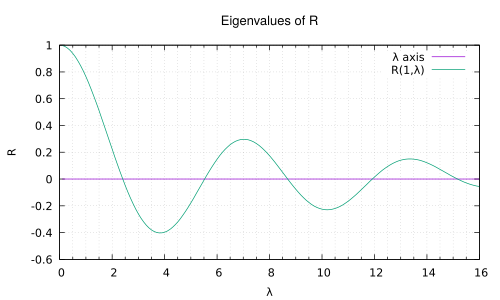

Generate this figure with gnuplot:
set term pdf
set out "Besselb.pdf"
set xlabel "{/Symbol l}"
set ylabel "R"
set title "Eigenvalues of R"
set title font "Helvetica,14"
set mxtics 4
set xtics 2
set mytics 1
set ytics 0.2
set grid mxtics xtics
set grid mytics ytics
plot "Besselb.txt" using 1:2 w l title "{/Symbol l} axis","Besselb.txt" using 1:3 w l title "R(1,{/Symbol l})"
